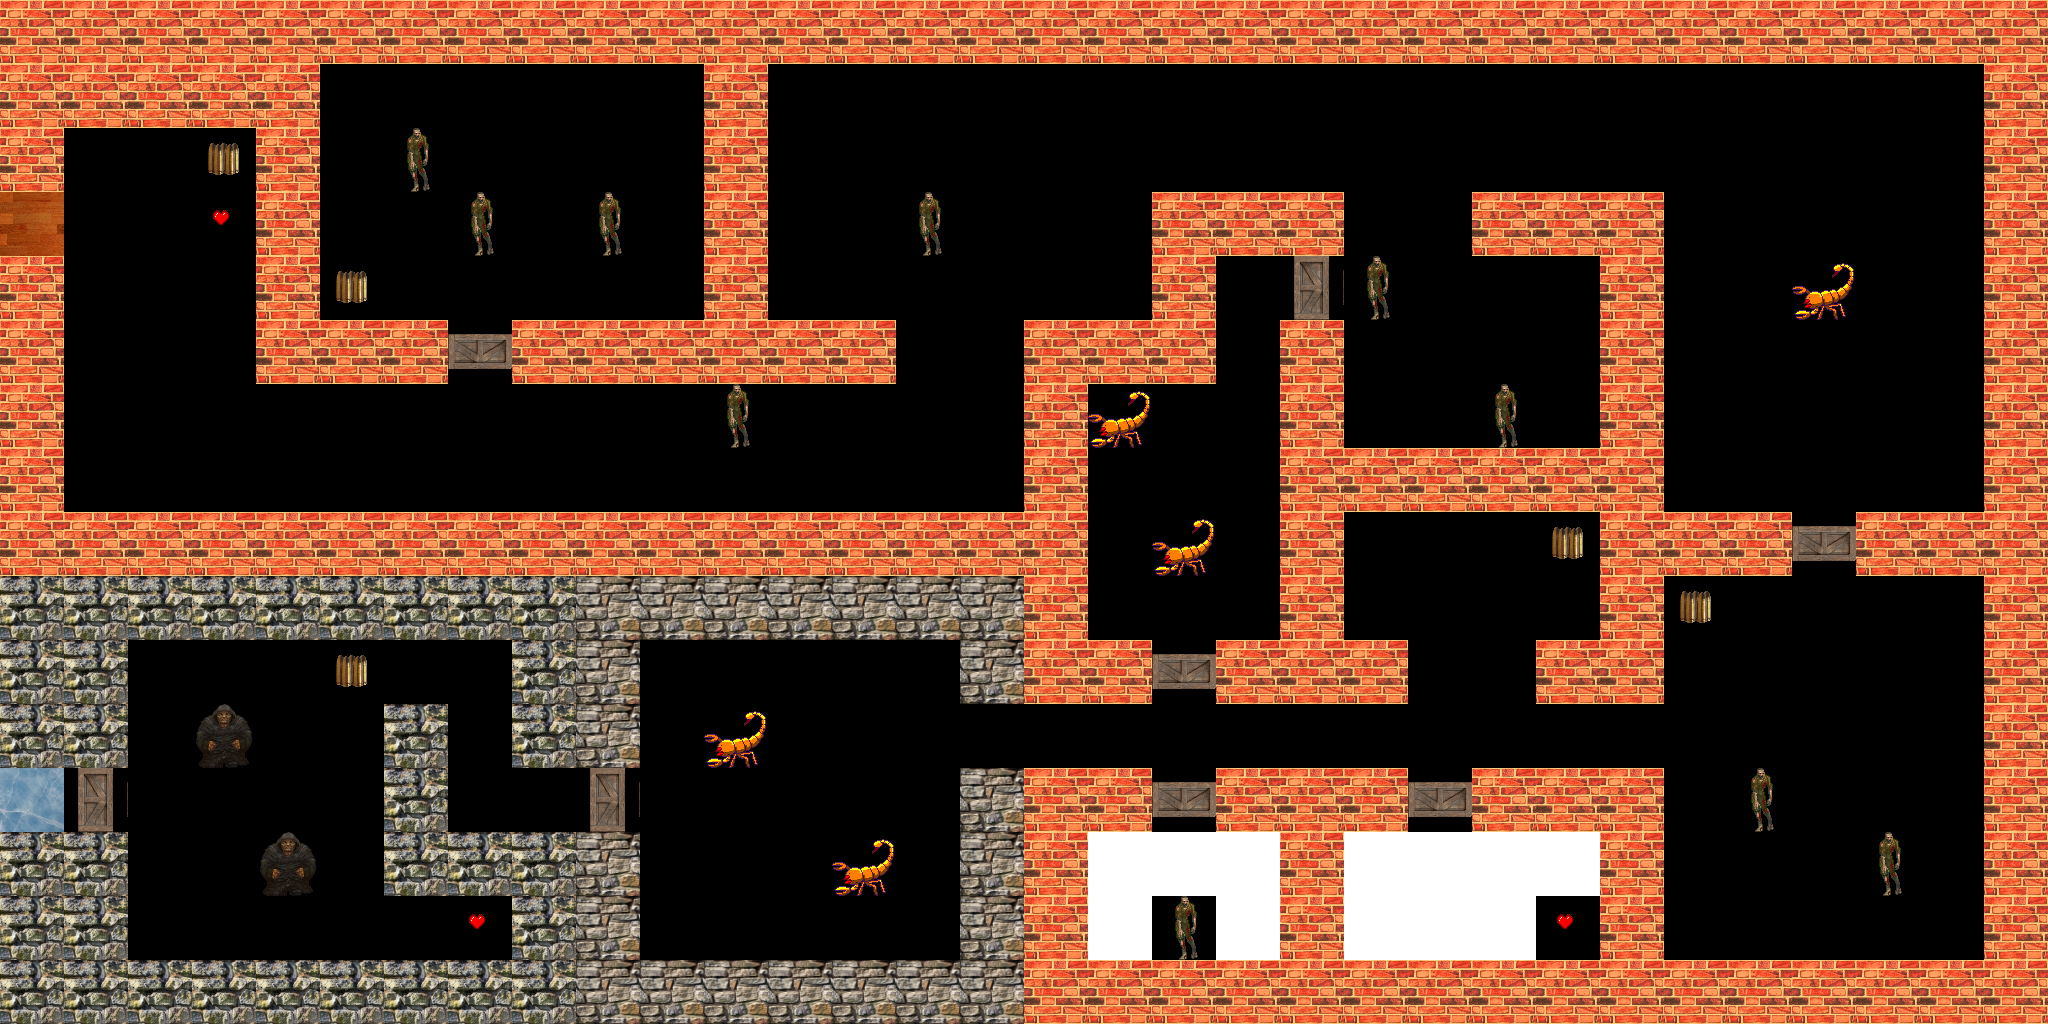

The image is a tile-based game level rendered from a .tmx file. Its description and complete source (layers, tilesets, objects, tile grids) follow:
An orthogonal 32x16 tile map with 64x64 px tiles, 1 tile layer (Прошарок плиток 1).

<map version="1.2" tiledversion="1.3.3" orientation="orthogonal" renderorder="left-up" width="32" height="16" tilewidth="64" tileheight="64" infinite="0" nextlayerid="2" nextobjectid="1">
 <tileset firstgid="1" name="tiles2" tilewidth="64" tileheight="64" tilecount="20" columns="4">
  <image source="tiles2.png" width="256" height="320" />
 </tileset>
 <layer id="1" name="Прошарок плиток 1" width="32" height="16">
  <data encoding="csv">
9,9,9,9,9,9,9,9,9,9,9,9,9,9,9,9,9,9,9,9,9,9,9,9,9,9,9,9,9,9,9,9,
9,9,9,9,9,0,0,0,0,0,0,9,0,0,0,0,0,0,0,0,0,0,0,0,0,0,0,0,0,0,0,9,
9,0,0,4,9,0,1,0,0,0,0,9,0,0,0,0,0,0,0,0,0,0,0,0,0,0,0,0,0,0,0,9,
14,0,0,3,9,0,0,1,0,1,0,9,0,0,1,0,0,0,9,9,9,0,0,9,9,9,0,0,0,0,0,9,
9,0,0,0,9,4,0,0,0,0,0,9,0,0,0,0,0,0,9,20,15,1,0,0,0,9,0,0,2,0,0,9,
9,0,0,0,9,9,9,16,9,9,9,9,9,9,0,0,9,9,9,20,9,0,0,0,0,9,0,0,0,0,0,9,
9,0,0,0,0,0,0,0,0,0,0,1,0,0,0,0,9,2,20,20,9,0,0,1,0,9,0,0,0,0,0,9,
9,0,0,0,0,0,0,0,0,0,0,0,0,0,0,0,9,20,20,20,9,9,9,9,9,9,0,0,0,0,0,9,
9,9,9,9,9,9,9,9,9,9,9,9,9,9,9,9,9,20,2,20,9,20,20,20,4,9,9,9,16,9,9,9,
11,11,11,11,11,11,11,11,11,12,12,12,12,12,12,12,9,20,20,20,9,20,20,20,20,9,4,0,0,0,0,9,
11,11,0,0,0,4,0,0,11,12,0,0,0,0,0,12,9,9,16,9,9,9,0,0,9,9,0,0,0,0,0,9,
11,11,0,7,0,0,11,0,11,12,0,2,0,0,0,0,0,0,0,0,0,0,0,0,0,0,0,0,0,0,0,9,
8,15,0,0,0,0,11,0,0,15,0,0,0,0,0,12,9,9,16,9,9,9,16,9,9,9,0,1,0,0,0,9,
11,11,0,0,7,0,11,11,11,12,0,0,0,2,0,12,9,19,19,19,9,19,19,19,19,9,0,0,0,1,0,9,
11,11,0,0,0,0,0,3,11,12,0,0,0,0,0,12,9,19,1,19,9,19,19,19,3,9,0,0,0,0,0,9,
11,11,11,11,11,11,11,11,11,12,12,12,12,12,12,12,9,9,9,9,9,9,9,9,9,9,9,9,9,9,9,9
</data>
 </layer>
</map>
